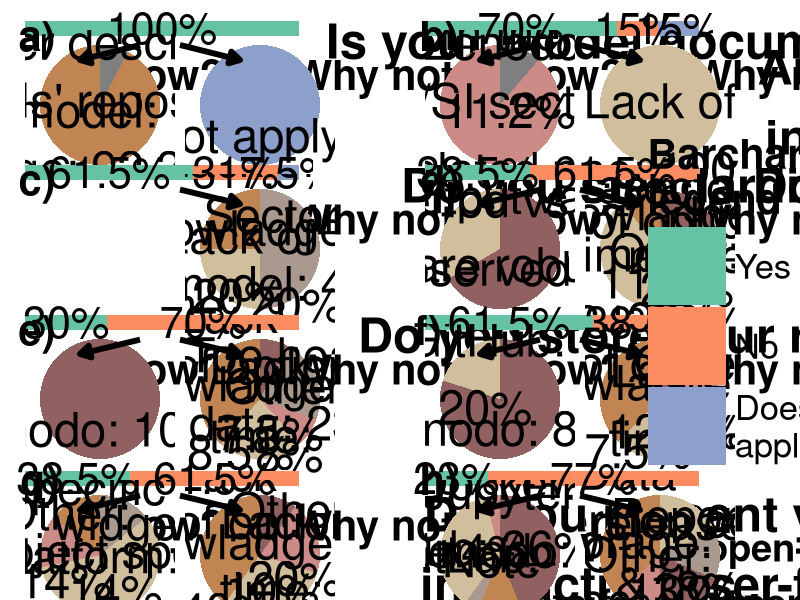

Recreate this plot in R.
library(ggplot2)
library(dplyr)
library(ggrepel)

colors.labels <- c("Yes:" = "#66c2a5",
                   "No:" = "#fc8d62",
                   "Does not apply:" = "#8da0cb",
                   "Yes" = "#66c2a5",
                   "No" = "#fc8d62",
                   "Does not\napply" = "#8da0cb",
                   "Models' repository\npage:" = "#c08552",
                   "In the\nMeth/SI section of\nthe related paper:\n" = "#cc8b86",
                   "Zenodo:" = "#916162",
                   "GitHub:" = "#d1be9c",
                   "GitHub:\n" = "#d1be9c",
                   "GitLab:   \n" = "#aa998f",
                   "Docker:\n" = "#cc8b86",
                   "Jupyter\nNote-\nbook:\n" = "#c08552",
                   "Lack of\ntime:" = "#d1be9c",
                   "Lack of\ntime:\n" = "#d1be9c",
                   "Lack\nof time:\n" = "#d1be9c",
                   "Lack\nof \ntime:\n" = "#d1be9c",
                   "Lack\ntime:\n" = "#d1be9c",
                   "Lack of knowladge:\n" = "#c08552",
                   "Lack of\nknowladge:\n" = "#c08552",
                   "Lack of\n knowladge:\n" = "#c08552",
                   "     Lack of\n     knowladge:\n     " = "#c08552",
                   "Lack\nknowladge:\n" = "#c08552",
                   "Sectoral\nmodel:" = "#aa998f",
                   "Sectoral\nmodel:\n" = "#aa998f",
                   "Sectoral model:\n" = "#aa998f",
                   "Sectoral model:\n  " = "#aa998f",
                   "Too heavy data:\n" = "#aa998f",
                   "Too heavy\ndata:" = "#aa998f",
                   "Too heavy\n    data:" = "#aa998f",
                   "Output values\nare robust:\n" = "#916162",
                   "First model\nperiod\ncompared\nto observed\ndata:" = "#d1be9c",
                   "First model\nperiod vs\nobserved\ndata:" = "#d1be9c",
                   "Lack of\nawareness\nof this option:\n" = "#916162",
                   "Lack of\nawareness\nof this\noption:" = "#916162",
                   "Lack of\nawareness\nof this\n   option:\n     " = "#916162",
                   "Lack of\nawareness\n   of this\n     option:\n         " = "#916162",
                   "Lack of\nawareness\n   of this\n    option:\n     " = "#916162",
                   "Lack of\n   awareness\n    of this\n         option:\n            " = "#916162",
                   "Unaware of\noption" = "#916162",
                   "Unaware\nof option:\n" = "#916162",
                   "Model specific\nplatform:" = "#c08552",
                   "Model\nspecific\nplatform:\n    " = "#c08552",
                   "Project specific\nplatform:" = "#d1be9c",
                   "Rshiny\n  widget:\n" = "#aa998f",
                   "Data storage:\n" = "#c08552",
                   "Data\nstorage:\n" = "#c08552",
                   "Version\nrelease:\n" = "#aa998f",
                   "Report\n& doc.\nsharing:" = "#916162",
                   "Doc.\n&report\nsharing:" = "#916162",
                   "Version control:\n" = "#d1be9c",
                   "Other:\n" = "#cc8b86"
)


#' do_piechart
#'
#' @param dataset dataset with 2 columns: responses and percentages.
#' @param vjust_value vertical adjustment of the figure text.
#' @param font_size size of the figure text.
#' @returns ggplot piechart representing the percentage responses.
do_piechart <- function(dataset, vjust_value = 0.5, font_size = 12) {
  pl <- ggplot(dataset, aes(x = "", y = percentage, fill = response)) +
    geom_bar(stat = "identity", width = 1) +
    coord_polar(theta = "y") +
    geom_text(aes(label = dplyr::if_else(substr(response, nchar(response), nchar(response)) != "\n",
                                         paste0(response, " ", percentage, "%"),
                                         paste0(response, percentage, "%"))),
              position = position_stack(vjust = vjust_value), size = font_size, color = "black") +
    scale_fill_manual(values = colors.labels) +
    theme_void() +
    theme(legend.position = "none")

  return(pl)
}

#' do_piechart2
#'
#' @param dataset dataset with 2 columns: responses and percentages.
#' @param font_size size of the figure text.
#' @param offset_mm separation from the pie chart center.
#' @returns ggplot piechart representing the percentage responses.
do_piechart2 <- function(dataset, font_size = 12, offset_mm = 2, rm_legend = T) {

  pl <- ggplot(dataset, aes(x = "", y = percentage, fill = response)) +
    geom_bar(stat = "identity", width = 1) +
    coord_polar(theta = "y") +
    geom_text(aes(x = offset_mm, y = cumulative_percentage,
                  label = dplyr::if_else(substr(response, nchar(response), nchar(response)) != "\n",
                                                 paste0(response, " ", percentage, "%"),
                                                 paste0(response, percentage, "%"))),
              inherit.aes = FALSE, size = font_size) +
    scale_fill_manual(values = colors.labels) +
    theme_void()

  if (rm_legend) {
    pl <- pl +
      theme(legend.position = "none")
  }

  return(pl)
}


#' do_barchart
#'
#' @param dataset dataset with 2 columns: responses and percentages.
#' @returns ggplot batchart representing the percentage responses.
do_barchart <- function(dataset) {
  pl <-
    ggplot(dataset, aes(x = 1, y = percentage, fill = response)) +
    geom_bar(stat = "identity", width = 0.4) +  # Bar plot
    geom_text(aes(label = paste0(percentage, "%")),
              position = position_stack(vjust = 0.5),
              color = "black", size = 11) +
    coord_flip() +
    scale_fill_manual(values = colors.labels) +
    theme_minimal() +
    theme(
      axis.title = element_blank(),
      axis.text = element_blank(),
      axis.ticks = element_blank(),
      panel.grid = element_blank(),
      legend.position = "none"
    ) +
    xlim(0.5, 1.5)

  return(pl)
}



##### - 1. Model documentation
# a) Bar
data_documentation_a <- data.frame(
  response = c("Yes:"),
  percentage = c(100)
)
pl_documentation_a <- do_barchart(data_documentation_a)

# b) How?
data_documentation_b <- data.frame(
  response = c("Models' repository\npage:","Paper describing\nthe model:"),
  percentage = c(92.3,7.7)
)
pl_documentation_b <- do_piechart(data_documentation_b)

# c) Why?
data_documentation_c <- data.frame(
  response = c("Does not apply:"),
  percentage = c(100)
)
pl_documentation_c <- do_piechart(data_documentation_c)



##### - 2. Model harmonization and interconnections
# a) Bar
data_harmonization_a <- data.frame(
  response = c("Yes:", "No:", "Does not apply:"),
  percentage = c(70,15,15)
)
pl_harmonization_a <- do_barchart(data_harmonization_a)

# b) How?
data_harmonization_b <- data.frame(
  response = c("In the\nMeth/SI section of\nthe related paper:\n", "Zenodo:\n"),
  percentage = c(88.8, 11.2)
)
pl_harmonization_b <- do_piechart(data_harmonization_b, vjust_value = 0.43)

# c) Why?
data_harmonization_c <- data.frame(
  response = c("Lack of\ntime:"),
  percentage = c(100)
)
pl_harmonization_c <- do_piechart(data_harmonization_c)



##### - 3. Output standardization
# a) Bar
data_standardization_a <- data.frame(
  response = c("Yes:", "No:", "Does not apply:"),
  percentage = c(61.5,31,7.5)
)
pl_standardization_a <- do_barchart(data_standardization_a)

# c) Why?
data_standardization_c <- data.frame(
  response = c("Lack of\ntime:", "Lack of\nknowladge:\n", "Sectoral\nmodel:"),
  percentage = c(20,20,40)
)
pl_standardization_c <- do_piechart(data_standardization_c, font_size = 12)




##### - 4. Output vetting
# a) Bar
data_vetting_a <- data.frame(
  response = c("Yes:", "No:"),
  percentage = c(38.5,61.5)
)
pl_vetting_a <- do_barchart(data_vetting_a)

# b) How?
data_vetting_b <- data.frame(
  response = c("Output values\nare robust:\n", "First model\nperiod vs\nobserved\ndata:"),
  percentage = c(66.6,33.3)
)
pl_vetting_b <- do_piechart(data_vetting_b)

# c) Why?
data_vetting_c <- data.frame(
  response = c("Lack\ntime:\n", "Lack\nknowladge:\n", "Unaware\nof option:\n", "Sectoral\nmodel:\n", "Other:\n"),
  percentage = c(34,11,22,11,22),
  cumulative_percentage = c(73,94,12,27.5,44)
)
pl_vetting_c <- do_piechart2(data_vetting_c, font_size = 12, offset_mm = 1.15, rm_legend = T)




##### - 5. Output storage (raw)
# a) Bar
data_rawStorage_a <- data.frame(
  response = c("Yes:", "No:"),
  percentage = c(30,70)
)
pl_rawStorage_a <- do_barchart(data_rawStorage_a)

# b) How?
data_rawStorage_b <- data.frame(
  response = c("Zenodo:"),
  percentage = c(100)
)
pl_rawStorage_b <- do_piechart(data_rawStorage_b)

# c) Why?
data_rawStorage_c <- data.frame(
  response = c("Lack\ntime:\n", "Lack\nknowladge:\n", "Unaware\nof option:\n", "Too heavy\ndata:", "Other:\n"),
  percentage = c(23,38.5,7.5,23,8),
  cumulative_percentage = c(50, 82, 4.5, 20.5, 35)
)
pl_rawStorage_c <- do_piechart2(data_rawStorage_c, font_size = 12, offset_mm = 1.1, rm_legend = T)




##### - 6. Output storage (study)
# a) Bar
data_studyStorage_a <- data.frame(
  response = c("Yes:", "No:"),
  percentage = c(61.5,38.5)
)
pl_studyStorage_a <- do_barchart(data_studyStorage_a)

# b) How?
data_studyStorage_b <- data.frame(
  response = c("Zenodo:", "GitHub:\n"),
  percentage = c(80,20)
)
pl_studyStorage_b <- do_piechart(data_studyStorage_b, vjust_value = 0.58)

# c) Why?
data_studyStorage_c <- data.frame(
  response = c("Lack\ntime:\n", "Lack\nknowladge:\n", "Unaware\nof option:\n", "Other:\n"),
  percentage = c(25,37.5,12.5,25),
  cumulative_percentage = c(50,82,6,24)
)
pl_studyStorage_c <- do_piechart2(data_studyStorage_c, font_size = 12,  offset_mm = 1.15, rm_legend = T)




##### - 7. Output visualization
# a) Bar
data_visualization_a <- data.frame(
  response = c("Yes:", "No:"),
  percentage = c(38.5,61.5)
)
pl_visualization_a <- do_barchart(data_visualization_a)

# b) How?
data_visualization_b <- data.frame(
  response = c("Model\nspecific\nplatform:\n    ",
               "Project specific\nplatform:",
               "Rshiny\n  widget:\n",
               "Other:\n"),
  percentage = c(14,57,14,14),
  cumulative_percentage = c(93,40,7,78)
)
pl_visualization_b <- do_piechart2(data_visualization_b, font_size = 12,  offset_mm = 1.1, rm_legend = T)

# c) Why?
data_visualization_c <- data.frame(
  response = c("Lack\ntime:\n", "Lack\nknowladge:\n", "Unaware\nof option:\n", "Other:\n"),
  percentage = c(30,40,10,20),
  cumulative_percentage = c(45,81,5.5,20)
)
pl_visualization_c <- do_piechart2(data_visualization_c, font_size = 12,  offset_mm = 1.1, rm_legend = T)





##### - 8. Tools
# a) Bar
data_tools_a <- data.frame(
  response = c("Yes:", "No:"),
  percentage = c(23,77)
)
pl_tools_a <- do_barchart(data_tools_a)

# b) How?
data_tools_b <- data.frame(
  response = c("Zenodo:",
               "GitHub:",
               "GitLab:   \n",
               "Docker:\n",
               "Jupyter\nNote-\nbook:\n"),
  percentage = c(44,36,4,4,12),
  cumulative_percentage = c(23,78,58,98,50)
)
pl_tools_b <- do_piechart2(data_tools_b, font_size = 12,  offset_mm = 1.15, rm_legend = T)

# c) Why?
data_tools_c <- data.frame(
  response = c("Data\nstorage:\n", "Version\nrelease:\n", "Report\n& doc.\nsharing:", "Version control:\n", "Other:\n"),
  percentage = c(36,13,18,18,13),
  cumulative_percentage = c(80,6.5,39,24,55)
)
pl_tools_c <- do_piechart2(data_tools_c, font_size = 12,  offset_mm = 1.1, rm_legend = T)


##### - Final figure
blank_p <- patchwork::plot_spacer() + theme_void()
data_harmonization_a <- data.frame(
  response = c("Yes", "No", "Does not\napply"),
  percentage = c(33,33,33)
)
data_harmonization_a$response <- factor(data_harmonization_a$response, levels = c('Yes','No','Does not\napply'))
legend <- ggpubr::get_legend(ggplot(data_harmonization_a, aes(x = 1, y = percentage, fill = response)) +
                               geom_bar(stat = "identity", width = 0.4) +
                               geom_text(aes(label = paste0(percentage, "%")),
                                         position = position_stack(vjust = 0.5),
                                         color = "black", size = 10) +
                               coord_flip() +
                               scale_fill_manual(values = colors.labels, name = 'Barchart\nlegend') +
                               theme_minimal() +
                               theme(
                                 axis.title = element_blank(),
                                 axis.text = element_blank(),
                                 axis.ticks = element_blank(),
                                 panel.grid = element_blank(),
                                 legend.direction = "vertical",
                                 legend.text = element_text(size = 25),
                                 legend.title = element_text(size = 30, face = "bold")
                               ) +
                               xlim(0.5, 1.5) +
                               guides(fill = guide_legend(keywidth = 4, keyheight = 4)))


pl <- cowplot::ggdraw() +
  ## 1. Model documentation
  cowplot::draw_plot_label(label = c("Is your model documented?"), size = 35, x = 0, y = 0.99) +
  cowplot::draw_plot_label(label = c("How?"), size = 30, x = 0.07, y = 0.925) +
  cowplot::draw_plot_label(label = c("Why not?"), size = 30, x = 0.25, y = 0.925) +
  cowplot::draw_plot(pl_documentation_a, x = 0, y = 0.9, width = 0.4, height = 0.1) +
  cowplot::draw_plot(pl_documentation_b, x = 0, y = 0.7, width = 0.25, height = 0.25) +
  cowplot::draw_plot(pl_documentation_c, x = 0.2, y = 0.7, width = 0.25, height = 0.25) +
  cowplot::draw_line(x = c(0.175, 0.1), y = c(0.925, 0.900),
                     arrow = grid::arrow(length = grid::unit(0.02, "npc"), type = "closed"),
                     color = "black", size = 2) +
  cowplot::draw_line(x = c(0.225, 0.3), y = c(0.925, 0.900),
                     arrow = grid::arrow(length = grid::unit(0.02, "npc"), type = "closed"),
                     color = "black", size = 2) +
  ## 2. Model harmonization & interconnections
  cowplot::draw_plot_label(label = c("Are your model harmonization &\n interconnections documented?"), size = 35, x = 0.475, y = 1.005) +
  cowplot::draw_plot_label(label = c("How?"), size = 30, x = 0.57, y = 0.925) +
  cowplot::draw_plot_label(label = c("Why not?"), size = 30, x = 0.75, y = 0.925) +
  cowplot::draw_plot(pl_harmonization_a, x = 0.5, y = 0.9, width = 0.4, height = 0.1) +
  cowplot::draw_plot(pl_harmonization_b, x = 0.5, y = 0.7, width = 0.25, height = 0.25) +
  cowplot::draw_plot(pl_harmonization_c, x = 0.7, y = 0.7, width = 0.25, height = 0.25) +
  cowplot::draw_line(x = c(0.675, 0.6), y = c(0.925, 0.900),
                     arrow = grid::arrow(length = grid::unit(0.02, "npc"), type = "closed"),
                     color = "black", size = 2) +
  cowplot::draw_line(x = c(0.725, 0.8), y = c(0.925, 0.900),
                     arrow = grid::arrow(length = grid::unit(0.02, "npc"), type = "closed"),
                     color = "black", size = 2) +
  ## 3. Output standardization
  cowplot::draw_plot_label(label = c("Do you standardize your model output?"), size = 35, x = -0.075, y = 0.75) +
  cowplot::draw_plot_label(label = c("Why not?"), size = 30, x = 0.25, y = 0.684) +
  cowplot::draw_plot(pl_standardization_a, x = 0, y = 0.66, width = 0.4, height = 0.1) +
  cowplot::draw_plot(pl_standardization_c, x = 0.2, y = 0.460, width = 0.25, height = 0.25) +
  cowplot::draw_line(x = c(0.225, 0.3), y = c(0.684, 0.660),
                     arrow = grid::arrow(length = grid::unit(0.02, "npc"), type = "closed"),
                     color = "black", size = 2) +
  ## 4. Output vetting
  cowplot::draw_plot_label(label = c("Do you vet your model output?"), size = 35, x = 0.49, y = 0.75) +
  cowplot::draw_plot_label(label = c("How?"), size = 30, x = 0.57, y = 0.684) +
  cowplot::draw_plot_label(label = c("Why not?"), size = 30, x = 0.75, y = 0.684) +
  cowplot::draw_plot(pl_vetting_a, x = 0.5, y = 0.66, width = 0.4, height = 0.1) +
  cowplot::draw_plot(pl_vetting_b, x = 0.5, y = 0.460, width = 0.25, height = 0.25) +
  cowplot::draw_plot(pl_vetting_c, x = 0.7, y = 0.460, width = 0.25, height = 0.25) +
  cowplot::draw_line(x = c(0.675, 0.6), y = c(0.684, 0.660),
                     arrow = grid::arrow(length = grid::unit(0.02, "npc"), type = "closed"),
                     color = "black", size = 2) +
  cowplot::draw_line(x = c(0.725, 0.8), y = c(0.684, 0.660),
                     arrow = grid::arrow(length = grid::unit(0.02, "npc"), type = "closed"),
                     color = "black", size = 2) +
  ## 5. Output storage (raw)
  cowplot::draw_plot_label(label = c("Do you store your raw outputs?"), size = 35, x = -0.0125, y = 0.5) +
  cowplot::draw_plot_label(label = c("How?"), size = 30, x = 0.07, y = 0.434) +
  cowplot::draw_plot_label(label = c("Why not?"), size = 30, x = 0.25, y = 0.434) +
  cowplot::draw_plot(pl_rawStorage_a, x = 0, y = 0.41, width = 0.4, height = 0.1) +
  cowplot::draw_plot(pl_rawStorage_b, x = 0, y = 0.210, width = 0.25, height = 0.25) +
  cowplot::draw_plot(pl_rawStorage_c, x = 0.2, y = 0.210, width = 0.25, height = 0.25) +
  cowplot::draw_line(x = c(0.175, 0.1), y = c(0.434, 0.410),
                     arrow = grid::arrow(length = grid::unit(0.02, "npc"), type = "closed"),
                     color = "black", size = 2) +
  cowplot::draw_line(x = c(0.225, 0.3), y = c(0.434, 0.410),
                     arrow = grid::arrow(length = grid::unit(0.02, "npc"), type = "closed"),
                     color = "black", size = 2) +
  ## 6. Output storage (study)
  cowplot::draw_plot_label(label = c("Do you store your study relevant outputs?"), size = 35, x = 0.415, y = 0.5) +
  cowplot::draw_plot_label(label = c("How?"), size = 30, x = 0.57, y = 0.434) +
  cowplot::draw_plot_label(label = c("Why not?"), size = 30, x = 0.75, y = 0.434) +
  cowplot::draw_plot(pl_studyStorage_a, x = 0.5, y = 0.41, width = 0.4, height = 0.1) +
  cowplot::draw_plot(pl_studyStorage_b, x = 0.5, y = 0.210, width = 0.25, height = 0.25) +
  cowplot::draw_plot(pl_studyStorage_c, x = 0.7, y = 0.210, width = 0.25, height = 0.25) +
  cowplot::draw_line(x = c(0.675, 0.6), y = c(0.434, 0.410),
                     arrow = grid::arrow(length = grid::unit(0.02, "npc"), type = "closed"),
                     color = "black", size = 2) +
  cowplot::draw_line(x = c(0.725, 0.8), y = c(0.434, 0.410),
                     arrow = grid::arrow(length = grid::unit(0.02, "npc"), type = "closed"),
                     color = "black", size = 2) +
  ## 7. Output visualization
  cowplot::draw_plot_label(label = c("Do you present your model outputs through\ninteractive user-friendly visualization tools?"), size = 35, x = -0.11, y = 0.26) +
  cowplot::draw_plot_label(label = c("How?"), size = 30, x = 0.07, y = 0.174) +
  cowplot::draw_plot_label(label = c("Why not?"), size = 30, x = 0.25, y = 0.174) +
  cowplot::draw_plot(pl_visualization_a, x = 0, y = 0.15, width = 0.4, height = 0.1) +
  cowplot::draw_plot(pl_visualization_b, x = 0, y = -0.05, width = 0.25, height = 0.25) +
  cowplot::draw_plot(pl_visualization_c, x = 0.2, y = -0.05, width = 0.25, height = 0.25) +
  cowplot::draw_line(x = c(0.175, 0.1), y = c(0.174, 0.150),
                     arrow = grid::arrow(length = grid::unit(0.02, "npc"), type = "closed"),
                     color = "black", size = 2) +
  cowplot::draw_line(x = c(0.225, 0.3), y = c(0.174, 0.150),
                     arrow = grid::arrow(length = grid::unit(0.02, "npc"), type = "closed"),
                     color = "black", size = 2) +
  ## 8. Tools
  cowplot::draw_plot_label(label = c("Did you create any open-source tool(s) to facilitate\n    the implementation of open science practices?"), size = 35, x = 0.35, y = 0.26) +
  cowplot::draw_plot_label(label = c("Which open-source tools do you use\nto follow open science practices?"), size = 27.5, x = 0.31, y = 0.18) +
  cowplot::draw_plot_label(label = c("Why do you use open-source tools?"), size = 27.5, x = 0.68, y = 0.174) +
  cowplot::draw_plot(pl_tools_a, x = 0.5, y = 0.15, width = 0.4, height = 0.1) +
  cowplot::draw_plot(pl_tools_b, x = 0.5, y = -0.05, width = 0.25, height = 0.25) +
  cowplot::draw_plot(pl_tools_c, x = 0.7, y = -0.05, width = 0.25, height = 0.25) +
  cowplot::draw_line(x = c(0.675, 0.6), y = c(0.174, 0.150),
                     arrow = grid::arrow(length = grid::unit(0.02, "npc"), type = "closed"),
                     color = "black", size = 2) +
  cowplot::draw_line(x = c(0.725, 0.8), y = c(0.174, 0.150),
                     arrow = grid::arrow(length = grid::unit(0.02, "npc"), type = "closed"),
                     color = "black", size = 2) +
  ## legend
  cowplot::draw_plot(cowplot::plot_grid(legend,blank_p,ncol=1), x = 0.45, y = -0.250, width = 1, height = 1) +
  ## labels
  cowplot::draw_plot_label(label = c("a)", "b)", "c)", "d)",
                                     "e)", "f)", "g)", "h)"),
                           size = 30,
                           x = c(0, 0.5,
                                 0, 0.5,
                                 0, 0.5,
                                 0, 0.5),
                           y = c(0.99, 0.99,
                                 0.75, 0.75,
                                 0.5, 0.5,
                                 0.25, 0.25))


ggsave(file='Survey_responses.pdf', plot = pl, width = 840, height = 1188, unit = 'mm') #A4 dimensions


